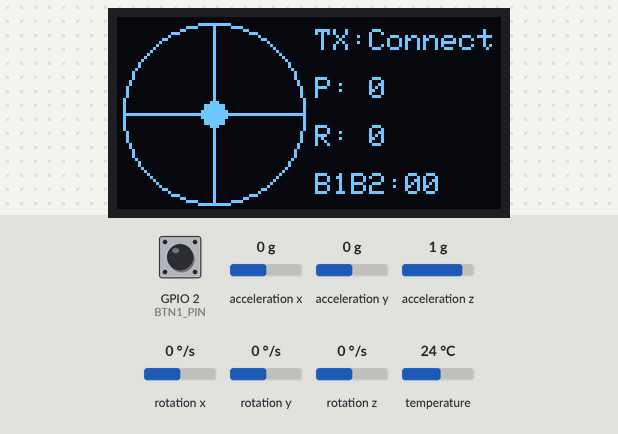
Recording of a sketch running on a simulated ESP32-C3. On the bench: 128×64 one-colour display. The inputs (shaded band) are chosen by the test bench; at power-on: acceleration x 0 g, GPIO 2 (BTN1_PIN) HIGH, acceleration y 0 g, acceleration z 1 g, rotation x 0 °/s, rotation y 0 °/s, rotation z 0 °/s, temperature 24 °C. No radio packets arrive unless stated.

Above: at 1.3 s.
1.4 s: acceleration x set to -1.4 g
At 2.6 s:
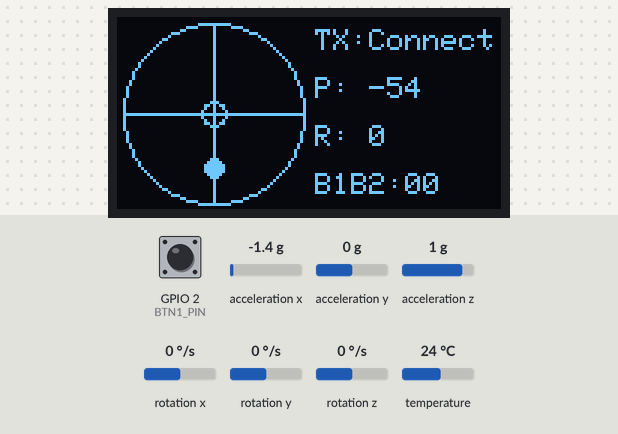
2.9 s: GPIO 2 (BTN1_PIN) pulled LOW for 0.15 s
At 3.12 s:
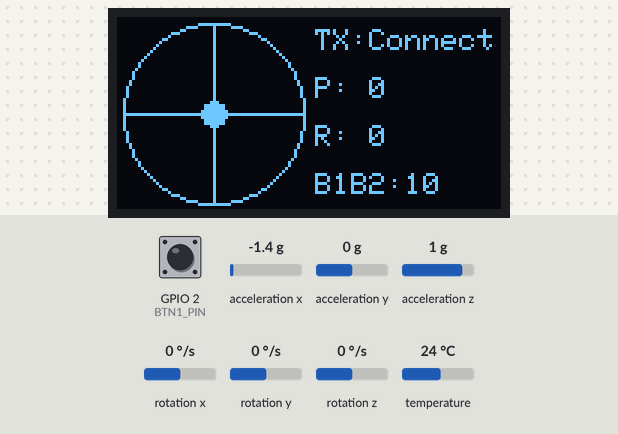
4.7 s: acceleration y set to -1.4 g
At 5.5 s:
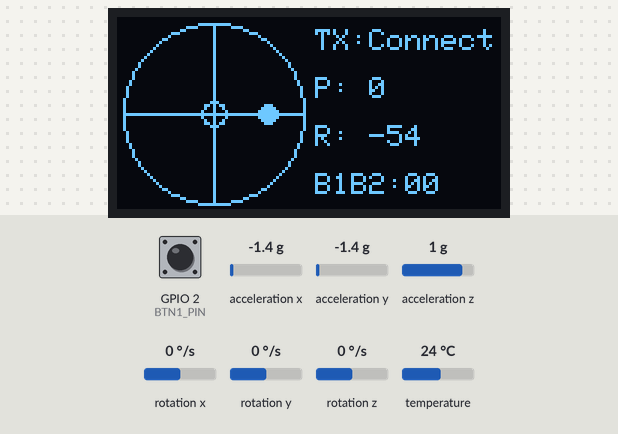
6.2 s: acceleration z set to -1.4 g
At 7.0 s:
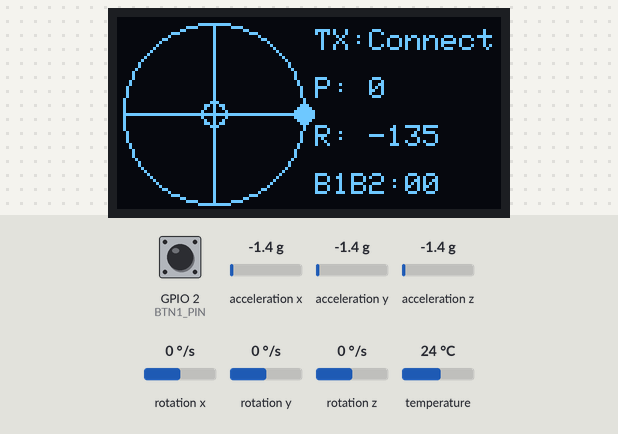
7.8 s: acceleration y set to -0.8 g
At 9.0 s:
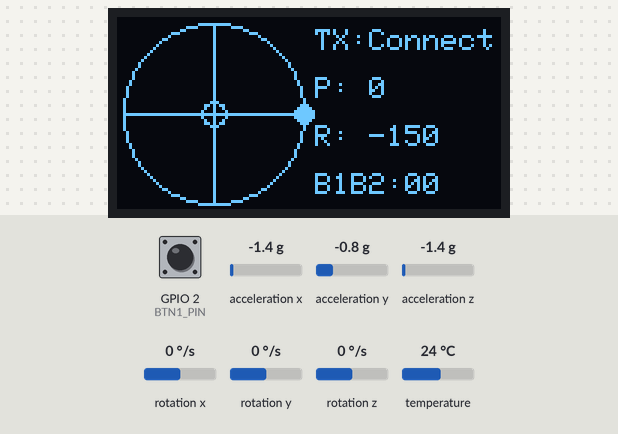
Timing chart, 0 to 10.3 s (numbered marks = the images above; inputs shaded):
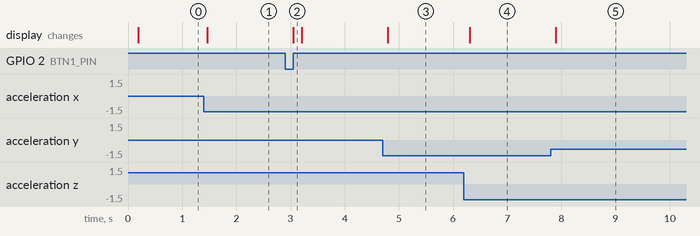

The sketch:

Glove.ino
```cpp
#include <SPI.h>
#include <RF24.h>
#include <Wire.h>
#include <Adafruit_GFX.h>
#include <Adafruit_SSD1306.h>
#include <Adafruit_MPU6050.h>
#include <Adafruit_Sensor.h>

// --- PIN DEFINITIONS (ESP32-C3) ---
#define CE_PIN   3
#define CSN_PIN  7
#define SCK_PIN  6
#define MISO_PIN 5
#define MOSI_PIN 4

#define I2C_SDA  8
#define I2C_SCL  9

#define BTN1_PIN 2
#define BTN2_PIN 0

// ===== STABLE FILTER (ANTI-NOISE) =====
unsigned long lastChangeTime1 = 0;
unsigned long lastChangeTime2 = 0;

const unsigned long stableDelay = 10;

int rawState1 = HIGH;
int rawState2 = HIGH;

int stableState1 = HIGH;
int stableState2 = HIGH;

// --- STATUS FLAGS ---
bool isOledOK = false;
bool isMpuOK  = false;
bool isNrfOK  = false;

// --- OFFSET ---
int pitchOffset = 0;
int rollOffset = 0;

RF24 radio(CE_PIN, CSN_PIN);
const byte address[6] = "GOAT1";

Adafruit_SSD1306 display(128, 64, &Wire, -1);
Adafruit_MPU6050 mpu;

struct __attribute__((packed)) Data_Package {
  int16_t pitch;
  int16_t roll;
  uint8_t button1;
  uint8_t button2;
};
Data_Package myData;

void setup() {
Serial.begin(115200);
delay(100);

pinMode(BTN1_PIN, INPUT_PULLUP);
pinMode(BTN2_PIN, INPUT_PULLUP);

Wire.begin(I2C_SDA, I2C_SCL);
Wire.setClock(400000);
Wire.setTimeOut(100);

// OLED
Wire.beginTransmission(0x3C);
if (Wire.endTransmission() == 0 && display.begin(SSD1306_SWITCHCAPVCC, 0x3C)) {
isOledOK = true;
display.clearDisplay();
display.setTextSize(1);
display.setTextColor(WHITE);
display.setCursor(0, 10);
display.println("Booting...");
display.display();
}

// MPU6050
if (mpu.begin()) {
isMpuOK = true;
mpu.setAccelerometerRange(MPU6050_RANGE_2_G);
mpu.setGyroRange(MPU6050_RANGE_250_DEG);
mpu.setFilterBandwidth(MPU6050_BAND_21_HZ);
}

// NRF24
SPI.begin(SCK_PIN, MISO_PIN, MOSI_PIN, CSN_PIN);
if (radio.begin()) {
isNrfOK = true;
radio.openWritingPipe(address);
radio.setPALevel(RF24_PA_HIGH);
radio.setDataRate(RF24_1MBPS);
radio.stopListening();
}
}

void loop() {

// ===== FILTER BTN1 =====
int reading1 = digitalRead(BTN1_PIN);
if (reading1 != rawState1) {
rawState1 = reading1;
lastChangeTime1 = millis();
}
if ((millis() - lastChangeTime1) > stableDelay) {
stableState1 = rawState1;
}

// ===== FILTER BTN2 =====
int reading2 = digitalRead(BTN2_PIN);
if (reading2 != rawState2) {
rawState2 = reading2;
lastChangeTime2 = millis();
}
if ((millis() - lastChangeTime2) > stableDelay) {
stableState2 = rawState2;
}

myData.button1 = !stableState1;
myData.button2 = !stableState2;

// --- MPU ---
if (isMpuOK) {
sensors_event_t a, g, temp;
mpu.getEvent(&a, &g, &temp);


int standardPitch = (int)(atan2(a.acceleration.y, a.acceleration.z) * 180.0 / PI);
int standardRoll  = (int)(atan2(-a.acceleration.x, sqrt(a.acceleration.y * a.acceleration.y + a.acceleration.z * a.acceleration.z)) * 180.0 / PI);

int rawPitch = -standardRoll;
int rawRoll  = standardPitch;

rawPitch -= pitchOffset;
rawRoll  -= rollOffset;

int cleanPitch = (abs(rawPitch) <= 15) ? 0 : rawPitch;
int cleanRoll  = (abs(rawRoll) <= 15) ? 0 : rawRoll;

if (abs(cleanRoll) >= abs(cleanPitch)) {
  myData.roll = cleanRoll;
  myData.pitch = 0;
} else {
  myData.pitch = cleanPitch;
  myData.roll = 0;
}


} else {
myData.pitch = 0;
myData.roll = 0;
}

if (myData.button1 == 1 || myData.button2 == 1) {
myData.pitch = 0;
myData.roll = 0;
}

bool txSuccess = false;
if (isNrfOK) {
txSuccess = radio.write(&myData, sizeof(Data_Package));
}

if (isOledOK) {
display.clearDisplay();


int centerX = 32, centerY = 32, radius = 30, deadzoneRadius = 4;
display.drawCircle(centerX, centerY, radius, WHITE);
display.drawCircle(centerX, centerY, deadzoneRadius, WHITE);
display.drawLine(centerX - radius, centerY, centerX + radius, centerY, WHITE);
display.drawLine(centerX, centerY - radius, centerX, centerY + radius, WHITE);

int indicatorX = map(myData.roll, -90, 90, centerX + radius, centerX - radius);
indicatorX = constrain(indicatorX, centerX - radius, centerX + radius);

int indicatorY = map(myData.pitch, -90, 90, centerY + radius, centerY - radius);
indicatorY = constrain(indicatorY, centerY - radius, centerY + radius);

display.fillCircle(indicatorX, indicatorY, 3, WHITE);

int textX = 66;
display.setCursor(textX, 4);
display.print(isNrfOK ? (txSuccess ? "TX:Connect" : "TX:Fail") : "TX:Error");
display.setCursor(textX, 20); display.print("P: "); display.print(myData.pitch);
display.setCursor(textX, 36); display.print("R: "); display.print(myData.roll);
display.setCursor(textX, 52); display.print("B1B2:"); display.print(myData.button1); display.print(myData.button2);
display.display();


}

delay(50);
}
```

Measured:
- after the input at 1.4 s, the display: changes after 0.06 s (image 1)
- after the input at 2.9 s, the display: changes after 0.15 s (image 2)
- after the input at 4.7 s, the display: changes after 0.10 s (image 3)
- after the input at 6.2 s, the display: changes after 0.10 s (image 4)
- after the input at 7.8 s, the display: changes after 0.09 s (image 5)
